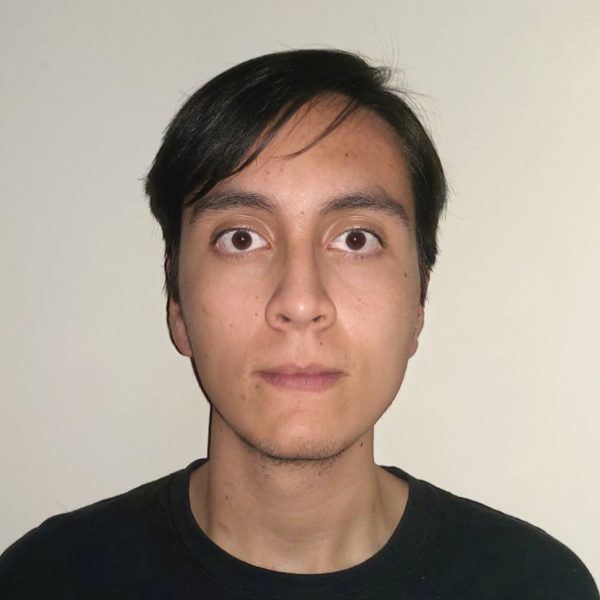
#> input picture Tarea2_0226259_0226154/photo.jpg, 1200 x 1200 px (shown at 1/2 size)
$ jupyter execute Tarea2_0226259_0226154.ipynb   (shell and % lines are left out)
#> lines starting #> are read from the running program, lines starting #| are printed output that depends on the picture
# Affine transformations
**Ricardo Antonio Gutiérrez Esparza \
Juan Marquina Cancino**

[cell 1]
import numpy as np
import skimage.io
import skimage.viewer
import matplotlib.pyplot as plt
import ipympl
from PIL import Image
from scipy import ndimage as ndi

# 1. Apply affine transformations to vectors

[cell 2]
def plot_v_dif(v_vector, w_vector):
    '''Auxiliar function to plot vectors
    '''
    v = [float(v_vector[0]), float(v_vector[1])]
    w = [float(w_vector[0]), float(w_vector[1])]

    array = np.array([[0, 0, v[0], v[1]],
                     [0, 0, w[0], w[1]]])

    X, Y, V, W = zip(*array)
    plt.figure()
    plt.ylabel('Y-axis')
    plt.xlabel('X-axis')
    ax = plt.gca()
    ax.annotate(f'v({v[0]},{v[1]})', (v[0],v[1]),fontsize=14)
    plt.scatter(v[0],v[1], s=10,c='red')
    ax.annotate(f'w({w[0]},{w[1]})', (w[0],w[1]),fontsize=14)
    plt.scatter(w[0], w[1], s=10,c='blue')
    ax.quiver(X, Y, V, W, angles='xy', scale_units='xy',color=['r','b'],scale=1)
    ax.set_xlim([-10, 10])
    ax.set_ylim([-10, 10])

    plt.grid()
    plt.draw()
    plt.show()
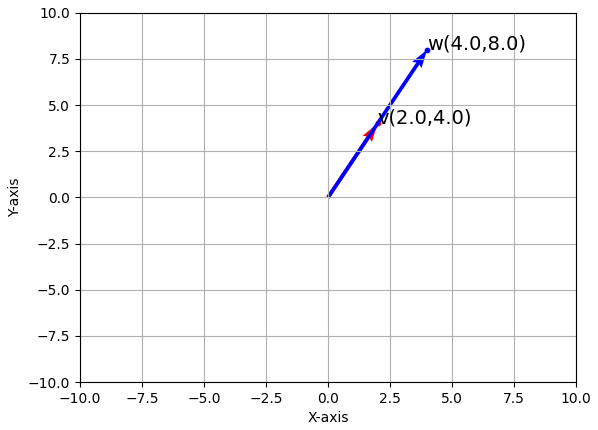
#> figure drawn by matplotlib, 1 panel

[cell 3]
def apply_affine_transformation_vec(v, a, b, c, d, tx, ty):
    '''Applies affine transformation on the given vector, with the given
       parameters, and plots the original and transformed vector.

       Parameters: v -> [Tuple] Original vector
                   a, b, c, d -> [float] Values for the transformation matrix
                   tx, ty -> [float] Values for the translation vector
    '''
    vx = v[0]
    vy = v[1]
    v_vector = np.matrix([[vx],[vy]])

    #apply the transformation
    A = np.matrix([[a, b], [c, d]])
    t_vector =np.matrix([[tx],[ty]])

    #print(A, v_vector, t_vector, sep='\n\n')
    w_vector = np.matmul(A,v_vector) + t_vector

    plot_v_dif(v_vector, w_vector)

## Scale

[cell 4]
# Proportional scale
apply_affine_transformation_vec((2, 4), 2, 0, 0, 2, 0, 0)

[cell 5]
# Non-proportional scale
apply_affine_transformation_vec((1, 2), 2, 0, 0, -3, 0, 0)

## Translation

[cell 6]
apply_affine_transformation_vec((3,1), 1, 0, 0, 1, 2, 4)

## Rotation

[cell 7]
th = 2*np.pi/3
apply_affine_transformation_vec((2,3), np.cos(th), -np.sin(th), np.sin(th), np.cos(th), 0, 0)
#> in plot_v_dif (call 4), `plt.show()`:
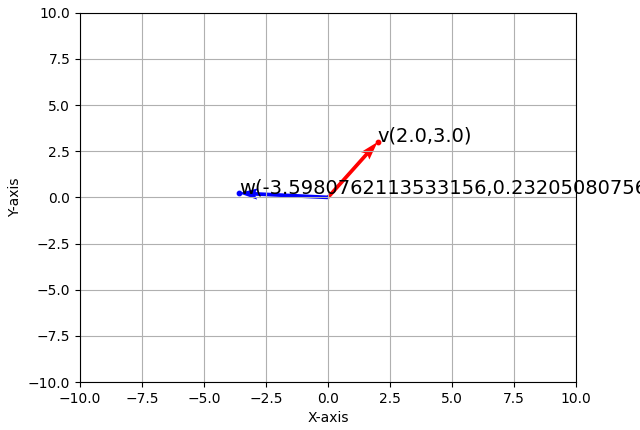
#> figure drawn by matplotlib, 1 panel

# 2. Apply affine transformations to images

[cell 8]
def read_image(fname):
    '''Auxiliar function to read the image
    '''
#> called with fname = 'photo.jpg'
    img = skimage.io.imread(fname="photo.jpg")
#> img is the input picture: shape (1200, 1200, 3); mean R, G, B 167.2, 152.8, 140.6
    return img[:,:,1]
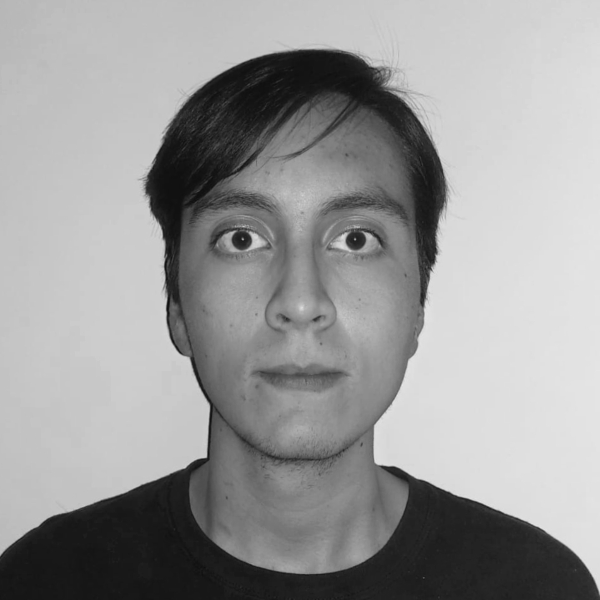
#> returned value: shape (1200, 1200) (shown at 1/2 size); min 9, max 236, mean 152.8

[cell 9]
def apply_affine_transformation_img(img, mat):
    '''Applies affine transformation on the given image, with the given
       transformation matrix, and shows the transformed image.

       Parameters: img -> [ndarray] The gray scale image
                   mat -> [array] The transformation matrix
    '''
    to_show = ndi.affine_transform(img, mat)
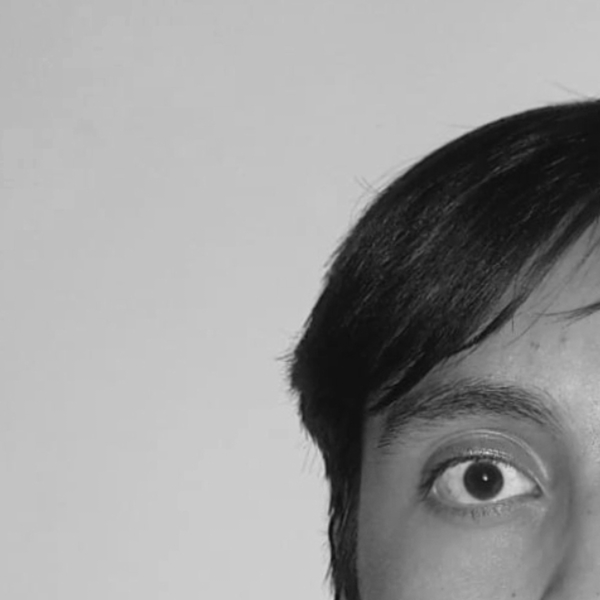
#> to_show: shape (1200, 1200) (shown at 1/2 size); min 8, max 219, mean 154
    plt.imshow(to_show, cmap='gray')

## Scale and translation

[cell 10]
image = read_image('photo.jpg')

[cell 11]
# Proportional scale
apply_affine_transformation_img(image, [[1/2,0,0],[0,1/2,0],[0,0,1]])

[cell 12]
# Proportional scale + translation
apply_affine_transformation_img(image, [[1/3,0,400],[0,1/3,400],[0,0,1]])
#> in apply_affine_transformation_img (call 2), `to_show = ndi.affine_transform(img, mat)`:
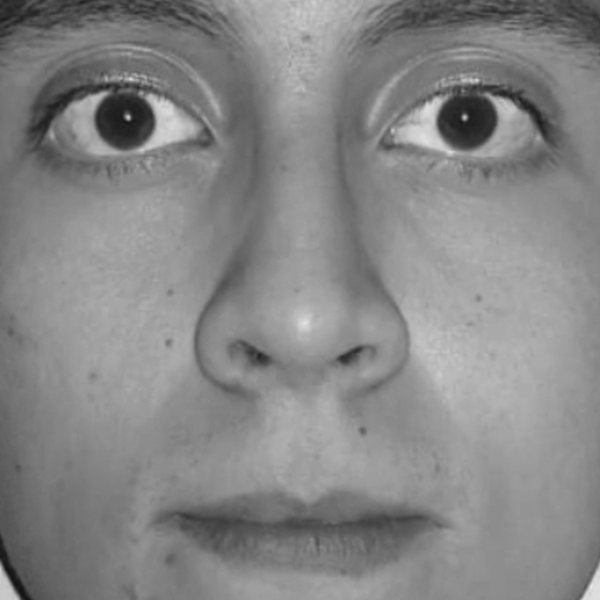
#> to_show: shape (1200, 1200) (shown at 1/2 size); min 18, max 230, mean 134

[cell 13]
# Non-proportional scale
apply_affine_transformation_img(image, [[1/3,0,400],[0,1/2,300],[0,0,1]])
#> in apply_affine_transformation_img (call 3), `to_show = ndi.affine_transform(img, mat)`:
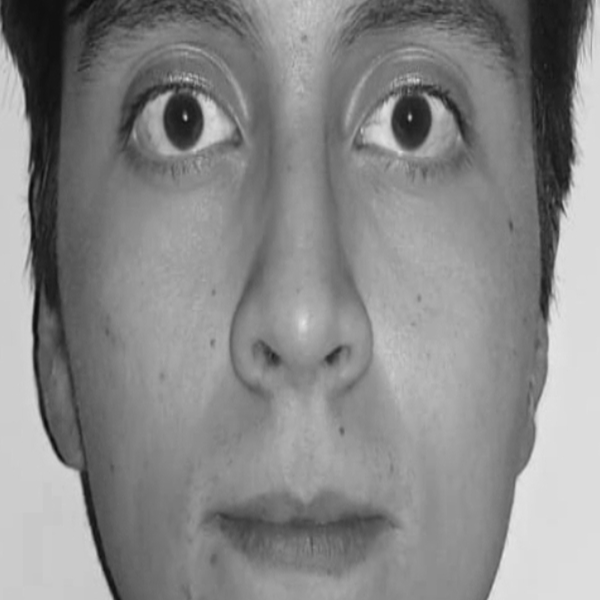
#> to_show: shape (1200, 1200) (shown at 1/2 size); min 8, max 236, mean 136.2

## Rotation

[cell 14]
th = 2*np.pi/5
apply_affine_transformation_img(image, [[np.cos(th),-np.sin(th),1000],[np.sin(th),np.cos(th),-150],[0,0,1]])
#> in apply_affine_transformation_img (call 4), `to_show = ndi.affine_transform(img, mat)`:
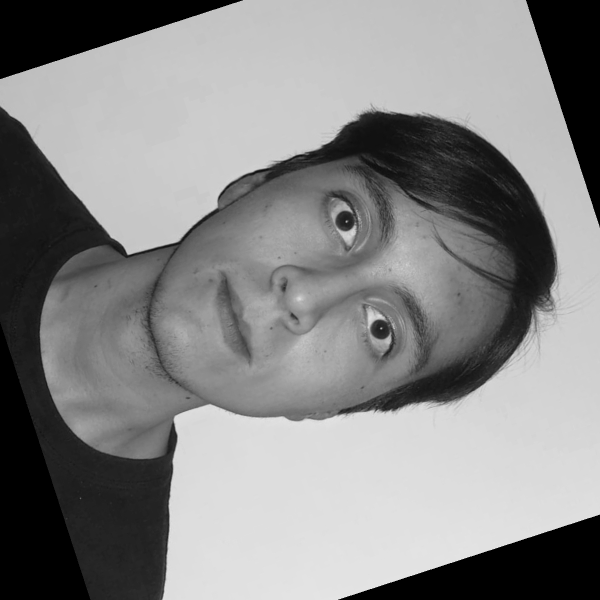
#> to_show: shape (1200, 1200) (shown at 1/2 size); min 0, max 233, mean 134.6

## Shear

[cell 15]
# One axis
apply_affine_transformation_img(image, [[1,0.5,-300],[0,1,0],[0,0,1]])
#> in apply_affine_transformation_img (call 5), `to_show = ndi.affine_transform(img, mat)`:
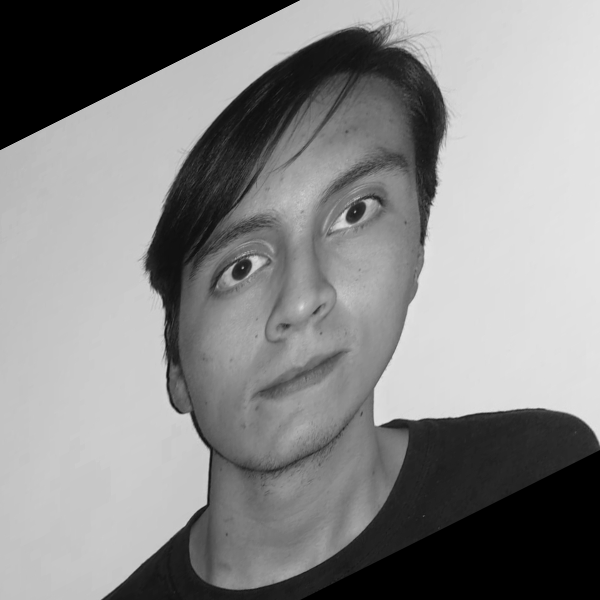
#> to_show: shape (1200, 1200) (shown at 1/2 size); min 0, max 236, mean 135.9

[cell 16]
# Two axis
transform_m = np.array([[1,0.5,-300],[0,1,0],[0,0,1]]) @ np.array([[1,0,0],[0.3,1,-150],[0,0,1]])
apply_affine_transformation_img(image, transform_m)
#> in apply_affine_transformation_img (call 6), `to_show = ndi.affine_transform(img, mat)`:
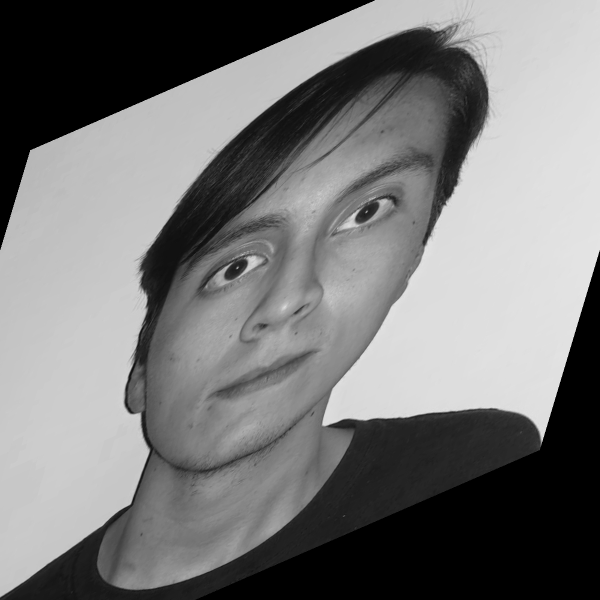
#> to_show: shape (1200, 1200) (shown at 1/2 size); min 0, max 234, mean 120

## Multiple transformations at once

[cell 17]
scale_m = np.array([[1/3,0,400],[0,1/2,300],[0,0,1]])
th = 2*np.pi/5
rotation_m = np.array([[np.cos(th),-np.sin(th),1000],[np.sin(th),np.cos(th),-150],[0,0,1]])
shear_m = np.array([[1,0.5,-300],[0,1,0],[0,0,1]]) @ np.array([[1,0,0],[0.3,1,-150],[0,0,1]])
transform_m = scale_m @ rotation_m @ shear_m

[cell 18]
apply_affine_transformation_img(image, transform_m)
#> in apply_affine_transformation_img (call 7), `to_show = ndi.affine_transform(img, mat)`:
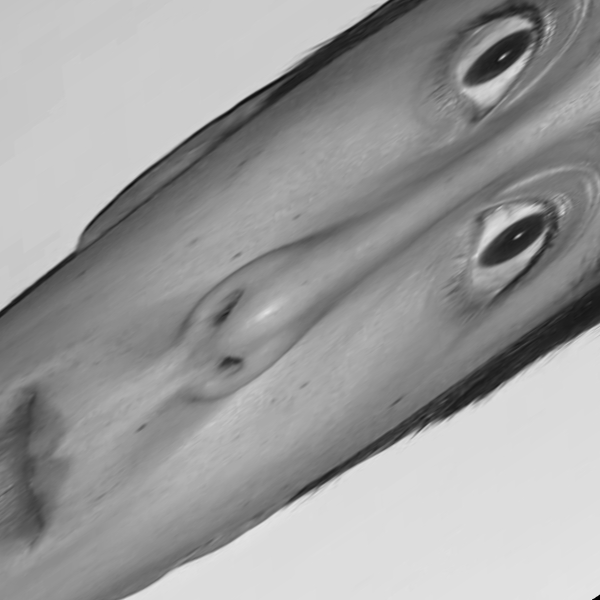
#> to_show: shape (1200, 1200) (shown at 1/2 size); min 0, max 230, mean 156.4
